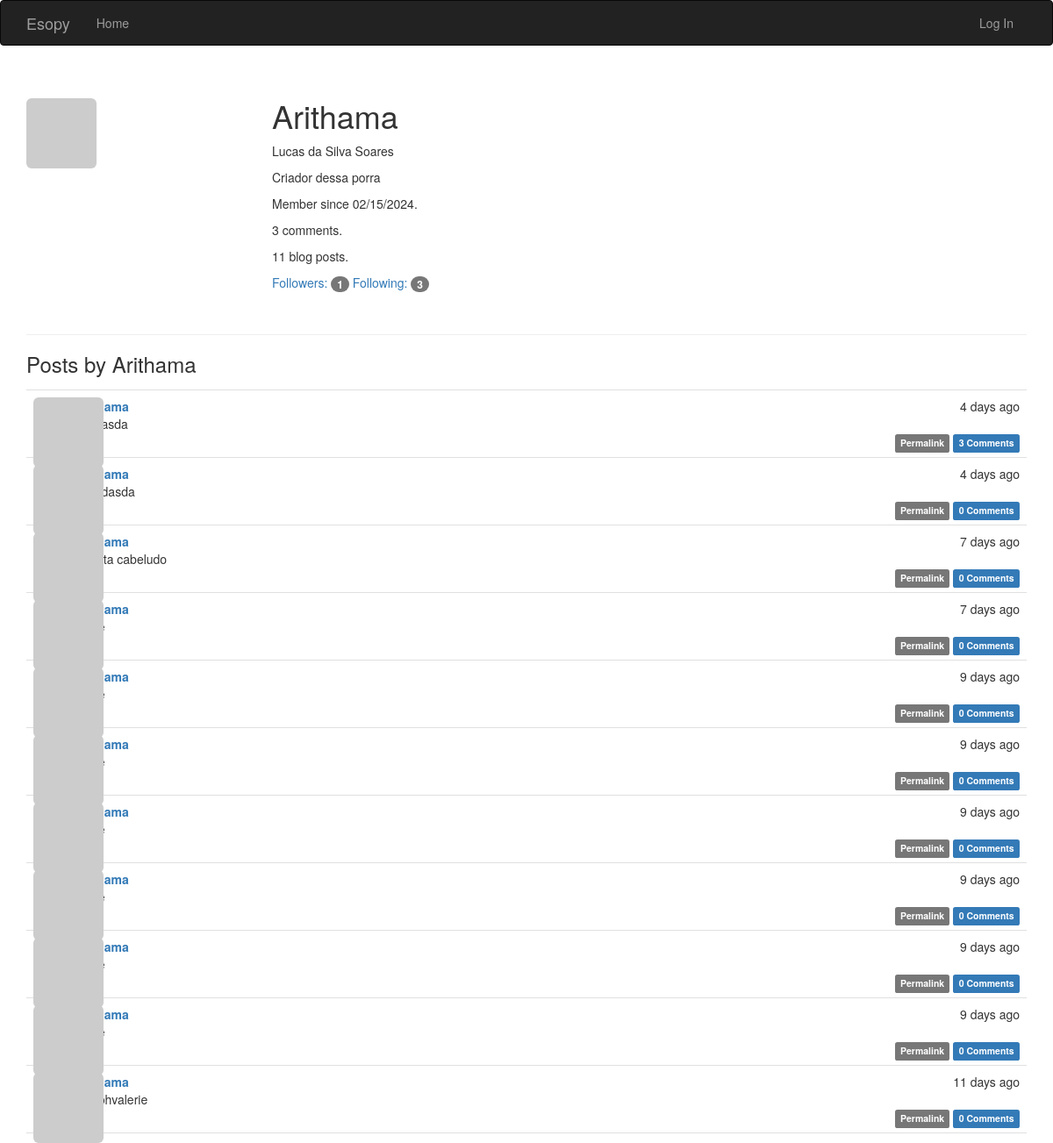
Before: /user/Arithama with the older database file.
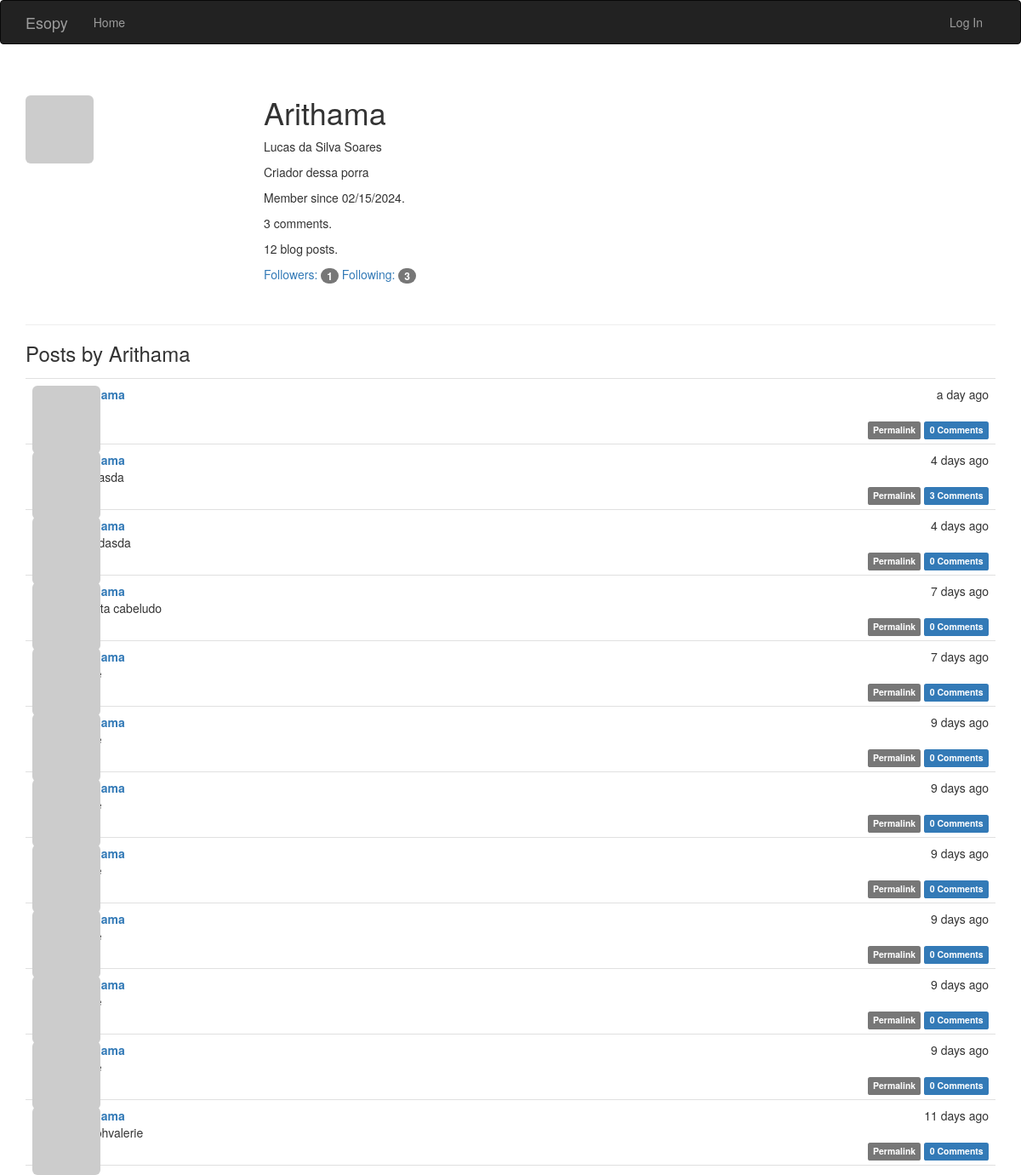
After: the same page with the newer database file.
### app/models.py (models this page shows, shortened)
class Post(db.Model):
    __tablename__ = 'posts'
    id = db.Column(db.Integer, primary_key=True)
    body = db.Column(db.Text)
    timestamp = db.Column(db.DateTime, index=True, default=datetime.utcnow)
    author_id = db.Column(db.Integer, db.ForeignKey('users.id'))
    title = db.Column(db.String(64))
    body_html = db.Column(db.Text)
    comments = db.relationship('Comment', backref='post', lazy='dynamic')

### app/main/views.py (the view)
@main.route('/user/<username>')
def user(username):
    user = User.query.filter_by(username=username).first_or_404()
    posts = user.posts.order_by(Post.timestamp.desc()).all()
    return render_template('user.html', user=user, posts=posts)

### app/auth/views.py (called while the page is built)
@auth.before_app_request
def before_request():
    if current_user.is_authenticated \
    and not current_user.confirmed \
    and request.blueprint != 'auth' \
    and request.endpoint != 'static':
        return redirect(url_for('auth.unconfirmed'))

### app/models.py (called while the page is built)
    def gravatar(self, size=100):
        url = 'https://secure.gravatar.com/avatar'
        hash = hashlib.md5(self.email.lower().encode('utf-8')).hexdigest()
        return '{url}/{hash}?s={size}'.format(
            url=url, hash=hash, size=size)

### app/templates/user.html (shortened to what this page needs)
{% extends "base.html" %}
{% block page_content %}
<div class="page-header">
    <img class="img-rounded profile-thumbnail" src="{{ user.gravatar(size=256) }}">
    <div class="profile-header">
        <h1>{{ user.username }}</h1>
        {% if user.name or user.location %}
        <p>
            {% if user.name %}{{ user.name }}{% endif %}
        </p>
        {% endif %}
        {% if user.about_me %}<p>{{ user.about_me }}</p>{% endif %}
        <p>Member since {{ moment(user.member_since).format('L') }}.</p>
        <p>{{ user.comments.count() }} comments.</p>
        <p>{{ user.posts.count() }} blog posts.</p>
        <p>
            <a href="{{ url_for('.followers', username=user.username) }}">Followers: <span class="badge">{{ user.followers.count() }}</span></a>
            <a href="{{ url_for('.followed_by', username=user.username) }}">Following: <span class="badge">{{ user.followed.count() }}</span></a>
        </p>
    </div>
</div>
<h3>Posts by {{ user.username }}</h3>
{% include '_posts.html' %}
{% endblock %}

### app/templates/_posts.html (shortened to what this page needs)
<ul class="posts">
    {% for post in posts %}
    <li class="post">
        <div class="post-thumbnail">
            <a href="{{ url_for('.user', username=post.author.username) }}">
                <img class="img-rounded profile-thumbnail" src="{{ post.author.gravatar(size=40) }}">
            </a>
        </div>
        <div class="post-content">
            <div class="post-date">{{ moment(post.timestamp).fromNow() }}</div>
            <div class="post-author"><a href="{{ url_for('.user', username=post.author.username) }}">{{ post.author.username }}</a></div>
            <div class="post-body">
               {{ post.title }}
            </div>
            <div class="post-footer">
                <a href="{{ url_for('.post', id=post.id) }}">
                    <span class="label label-default">Permalink</span>
                </a>
                <a href="{{ url_for('.post', id=post.id) }}#comments">
                    <span class="label label-primary">{{ post.comments.count() }} Comments</span>
                </a>
            </div>
        </div>
    </li>
    {% endfor %}
</ul>

Changed rows visible on the page:
added Post: timestamp "a day ago", comments.count "0"
Other visible differences:
{{ user.posts.count() }}: "11" → "12"
